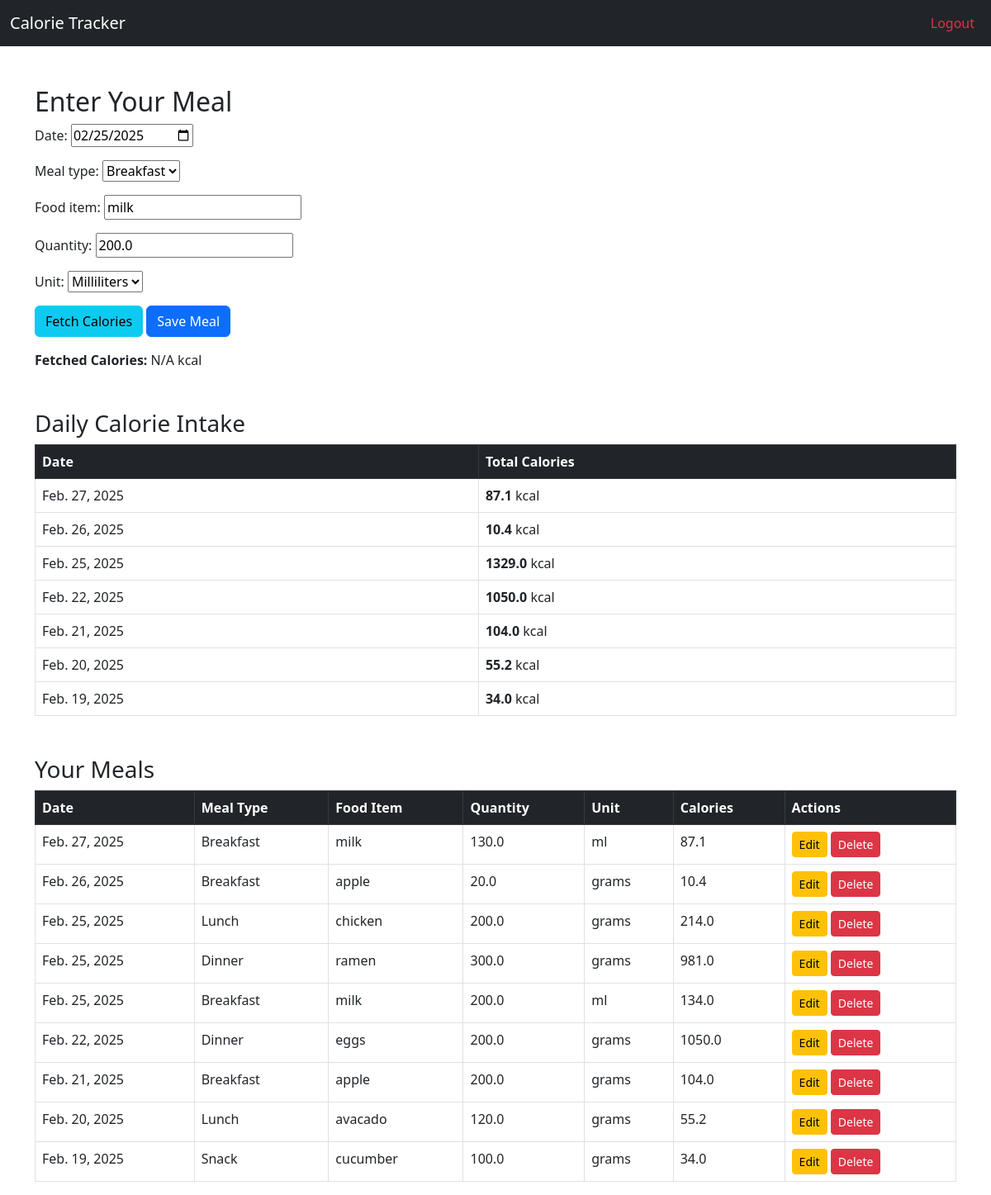
The app's page /meal_entry/3/ (signed in) with its own data.
### tracker/models.py (models this page shows, shortened)
class Meal(models.Model):
    MEAL_TYPES = [
        ('breakfast', 'Breakfast'),
        ('lunch', 'Lunch'),
        ('snack', 'Snack'),
        ('dinner', 'Dinner'),
    ]
    user = models.ForeignKey(User, on_delete=models.CASCADE)
    date = models.DateField()
    meal_type = models.CharField(max_length=10, choices=MEAL_TYPES)
    food_item = models.CharField(max_length=200)
    quantity = models.FloatField()
    unit = models.CharField(max_length=20, choices=[('grams', 'Grams'), ('ml', 'Milliliters')])
    calories = models.FloatField()
    class Meta:
        unique_together = ('user', 'date', 'meal_type', 'food_item')

### tracker/views.py (the view)
# urls.py: path('meal_entry/', views.meal_entry, name='meal_entry'),
@login_required
def meal_entry(request, meal_id=None):
    if meal_id:
        meal = get_object_or_404(Meal, id=meal_id, user=request.user)
    else:
        meal = None
    if request.method == 'POST':
        form = MealForm(request.POST, instance=meal)
        if form.is_valid():
            meal = form.save(commit=False)
            meal.user = request.user
            meal.calories = fetch_calories_backend(meal.food_item, meal.quantity, meal.unit)
            if meal.calories is None:
                meal.calories = 0.0
            meal.save()
            return redirect('meal_entry')
    else:
        form = MealForm(instance=meal)
    meals = Meal.objects.filter(user=request.user).order_by('-date')
    total_calories = {}
    for meal in meals:
        total_calories.setdefault(meal.date, 0)
        total_calories[meal.date] += meal.calories
    return render(request, 'tracker/meal_entry.html', {'form': form, 'meals': meals, 'total_calories': total_calories})

### tracker/forms.py
class MealForm(forms.ModelForm):
    date = forms.DateField(widget=forms.DateInput(attrs={'type': 'date'}))  # Calendar Picker
    class Meta:
        model = Meal
        fields = ['date', 'meal_type', 'food_item', 'quantity', 'unit']

### tracker/templates/tracker/meal_entry.html (shortened to what this page needs)
<!DOCTYPE html>
<html>
<head>
    <link rel="stylesheet" href="https://cdn.jsdelivr.net/npm/bootstrap@5.3.0/dist/css/bootstrap.min.css">
</head>
<body>
    <nav class="navbar navbar-expand-lg navbar-dark bg-dark">
        <div class="container-fluid">
            <a class="navbar-brand" href="#" id="toggleTracker">Calorie Tracker</a>
            <div class="collapse navbar-collapse justify-content-end">
                <ul class="navbar-nav">
                    <li class="nav-item"><a class="nav-link text-danger" href="{% url 'logout' %}">Logout</a></li>
                </ul>
            </div>
        </div>
    </nav>
    <div class="container mt-5">
        <h2>Enter Your Meal</h2>
        <form method="post">
            <div class="mb-3">
                {{ form.as_p }}
            </div>
            <button type="button" class="btn btn-info" id="fetchCalories">Fetch Calories</button>
            <button type="submit" class="btn btn-primary">Save Meal</button>
            <p class="mt-3"><strong>Fetched Calories: </strong><span id="calorieDisplay">N/A</span> kcal</p>
        </form>
        <h3 class="mt-5">Daily Calorie Intake</h3>
        <table class="table table-bordered">
            <thead class="table-dark">
                <tr>
                    <th>Date</th>
                    <th>Total Calories</th>
                </tr>
            </thead>
            <tbody>
                {% for date, total in total_calories.items %}
                <tr>
                    <td>{{ date }}</td>
                    <td><strong>{{ total }}</strong> kcal</td>
                </tr>
                {% empty %}
                <tr><td colspan="2" class="text-center">No meals logged yet.</td></tr>
                {% endfor %}
            </tbody>
        </table>
        <h3 class="mt-5">Your Meals</h3>
        <table class="table table-bordered table-hover">
            <thead class="table-dark">
                <tr>
                    <th>Date</th>
                    <th>Meal Type</th>
                    <th>Food Item</th>
                    <th>Quantity</th>
                    <th>Unit</th>
                    <th>Calories</th>
                    <th>Actions</th>
                </tr>
            </thead>
            <tbody>
                {% for meal in meals %}
                <tr>
                    <td>{{ meal.date }}</td>
                    <td>{{ meal.get_meal_type_display }}</td>
                    <td>{{ meal.food_item }}</td>
                    <td>{{ meal.quantity }}</td>
                    <td>{{ meal.unit }}</td>
                    <td id="calories_{{ meal.id }}">{{ meal.calories }}</td>
                    <td>
                        <a href="{% url 'edit_meal' meal.id %}" class="btn btn-warning btn-sm">Edit</a>
                        <a href="{% url 'delete_meal' meal.id %}" class="btn btn-danger btn-sm">Delete</a>
                    </td>
                </tr>
                {% empty %}
                <tr><td colspan="7" class="text-center">No meals added yet.</td></tr>
                {% endfor %}
            </tbody>
        </table>
    </div>
</body>
</html>

### records on screen
Meal: date "02/25/2025", meal_type "Breakfast", food_item "milk", quantity "200.0", unit "Milliliters", date "Feb. 25, 2025", unit "ml", calories "134.0"
Meal: total_calories "Feb. 27, 2025", date "Feb. 27, 2025", meal_type "Breakfast", food_item "milk", quantity "130.0", unit "ml", calories "87.1"
Meal: total_calories "Feb. 26, 2025", date "Feb. 26, 2025", meal_type "Breakfast", food_item "apple", quantity "20.0", unit "grams", calories "10.4"
Meal: total_calories "Feb. 25, 2025", date "Feb. 25, 2025", meal_type "Lunch", food_item "chicken", quantity "200.0", unit "grams", calories "214.0"
Meal: total_calories "Feb. 22, 2025", date "Feb. 22, 2025", meal_type "Dinner", food_item "eggs", quantity "200.0", unit "grams", calories "1050.0"
Meal: total_calories "Feb. 21, 2025", date "Feb. 21, 2025", meal_type "Breakfast", food_item "apple", quantity "200.0", unit "grams", calories "104.0"
Meal: total_calories "Feb. 20, 2025", date "Feb. 20, 2025", meal_type "Lunch", food_item "avacado", quantity "120.0", unit "grams", calories "55.2"
Meal: total_calories "Feb. 19, 2025", date "Feb. 19, 2025", meal_type "Snack", food_item "cucumber", quantity "100.0", unit "grams", calories "34.0"
Meal: date "Feb. 25, 2025", meal_type "Dinner", food_item "ramen", quantity "300.0", unit "grams", calories "981.0"

### other values on screen
{{ total }} "87.1" "10.4" "1329.0" "1050.0" "104.0" "55.2" "34.0"
